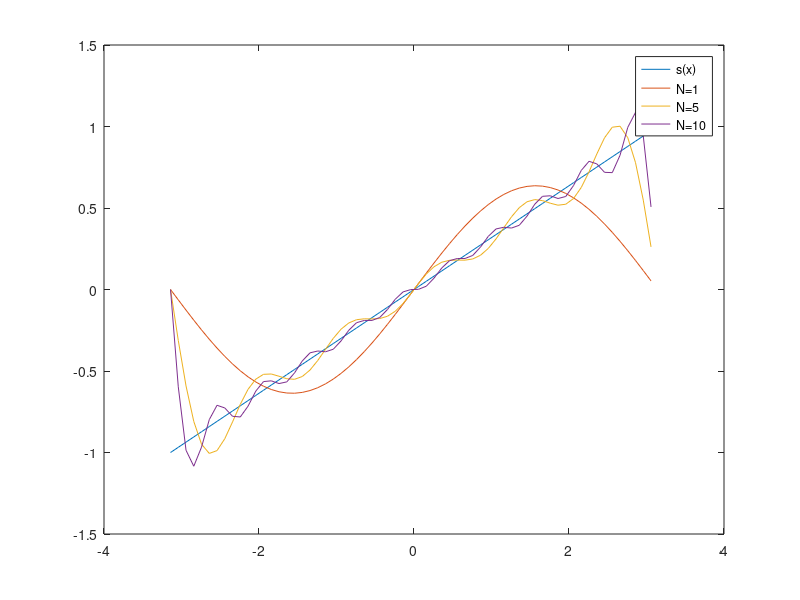

Here is the MATLAB script that generated this plot: (Note: this script raises an error after producing the figure.)
clc;
clear;

x=-pi:0.1:pi;

app1=0;
app2=0;
app3=0;

for i=1:1
    a=(2/pi)*((-1)^(i+1))*(sin(i*x)/i);
    app1=app1+a;
end

for i=1:5
    a=(2/pi)*((-1)^(i+1))*(sin(i*x)/i);
    app2=app2+a;
end

for i=1:10
    a=(2/pi)*((-1)^(i+1))*(sin(i*x)/i);
    app3=app3+a;
end

plot(x,x./pi)
hold on
plot(x,app1)
hold on
plot(x,app2)
hold on
plot(x,app3)
hold off

legend("s(x)","N=1","N=5","N=10")

e1=SSE_val(x/pi,app1);
e2=SSE_val(x/pi,app2);
e3=SSE_val(x/pi,app3);

disp(e1)
disp(e2)
disp(e3)

